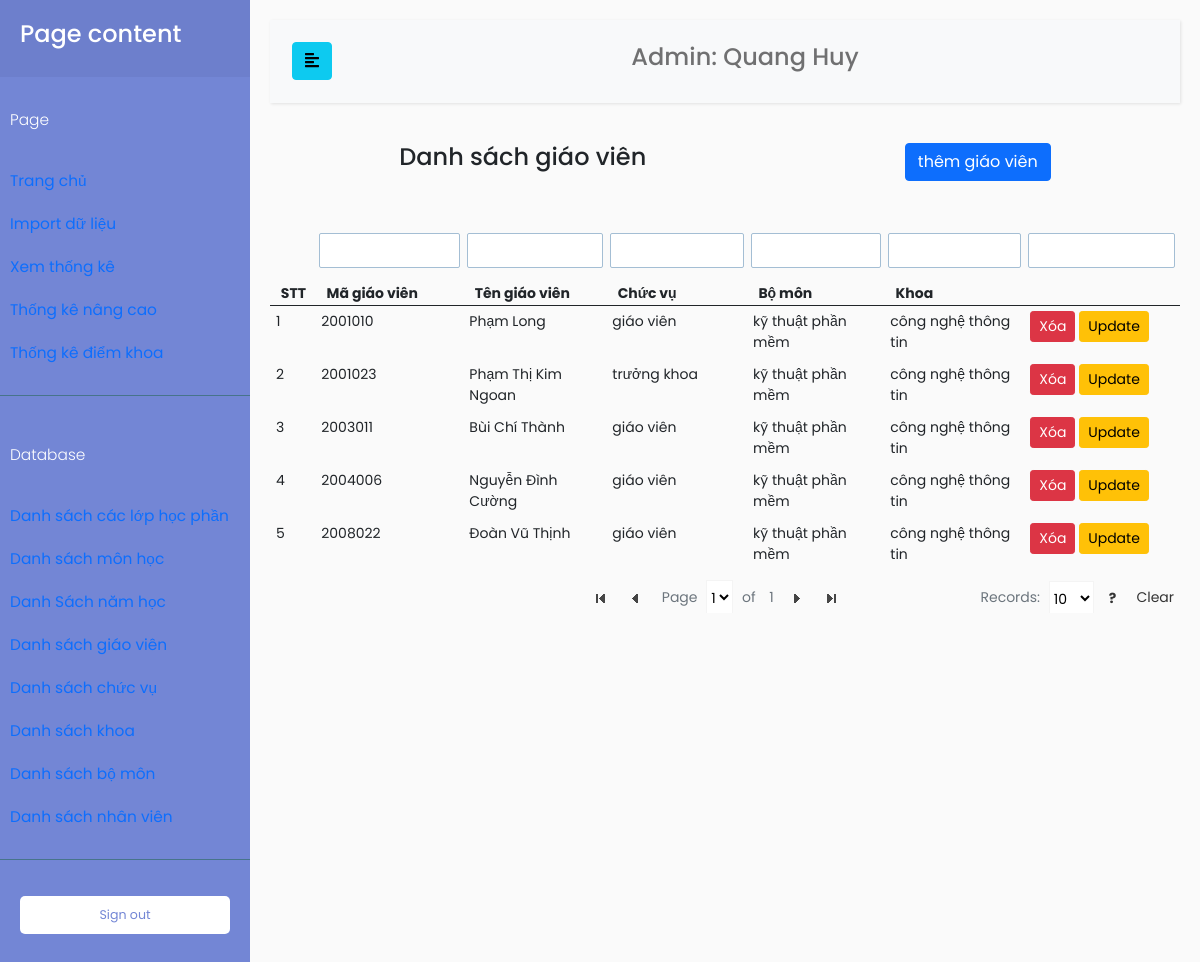
The app's page /index.php?TenChucVu=admin&page=DBGiaoVien (signed in) with its own data.
### tables this page shows
CREATE TABLE `nhanvien` (
  `MaNhanVien` varchar(100) NOT NULL,
  `TenNhanVien` varchar(100) NOT NULL,
  `MatKhau` varchar(100) NOT NULL,
  `MaChucVu` int(11) NOT NULL
);

CREATE TABLE `giaovien` (
  `MaGiaoVien` int(11) NOT NULL,
  `TenGiaoVien` varchar(100) NOT NULL,
  `MatKhau` varchar(100) NOT NULL,
  `MaChucVu` int(11) NOT NULL,
  `MaBoMon` int(11) NOT NULL
);

CREATE TABLE `bomon` (
  `MaBoMon` int(11) NOT NULL,
  `MaKhoa` int(11) NOT NULL,
  `TenBoMon` varchar(100) NOT NULL
);

CREATE TABLE `khoa` (
  `MaKhoa` int(11) NOT NULL,
  `TenKhoa` varchar(100) NOT NULL
);

### database/DBController.php (called while the page is built, shortened)
<?php
class DBController
{
    protected $host = 'localhost';
    protected $user = 'root';
    protected $password = '';
    protected $database = 'quanlydanhgia';
    public function __construct()
    {
        $this->con = mysqli_connect($this->host, $this->user, $this->password, $this->database);
    }
}

### function.php (called while the page is built, shortened)
<?php
require('database/DBController.php');
require('database/Account.php');
require('database/InfoSmallTable.php');
$db = new DBController();
$account = new Account($db);
$infoSmallTable = new InfoSmallTable($db);

### database/Account.php (called while the page is built, shortened)
<?php
class Account
{
    public $db = null;
    public function __construct(DBController $db)
    {
        $this->db = $db;
    }
    public function getTenNhanVien($userID, $table = 'giaovien', $key = 'MaGiaoVien')
    {
        $result = $this->db->con->query("SELECT TenNhanVien FROM $table as tb JOIN chucvu on tb.MaChucVu = chucvu.MaChucVu WHERE $key = '{$userID}'");
        $resultArray = array();
        if ($result->num_rows > 0) {
            while ($row = $result->fetch_assoc()) {
                $resultArray[] = $row;
            }
        }
        return $resultArray[0]['TenNhanVien'];
    }
}

### database/InfoSmallTable.php (called while the page is built, shortened)
<?php
class InfoSmallTable
{
    public $db = null;
    public function __construct(DBController $db)
    {
        $this->db = $db;
    }
    public function getThongTinBang($table = 'Khoa')
    {
        $result = $this->db->con->query("SELECT * FROM {$table}");
        $resultArr = array();
        while ($row = mysqli_fetch_array($result, MYSQLI_ASSOC)) {
            $resultArr[] = $row;
        }
        return $resultArr;
    }
    public function getThongTinBoMon($maBoMon, $thongTin = 'TenBoMon')
    {
        $result = $this->db->con->query("SELECT * FROM BoMon WHERE MaBoMon = '{$maBoMon}'");
        $resultArr = array();
        while ($row = mysqli_fetch_array($result, MYSQLI_ASSOC)) {
            $resultArr[] = $row;
        }
        return $resultArr[0][$thongTin];
    }
    public function getTenKhoa($maKhoa)
    {
        $result = $this->db->con->query("SELECT TenKhoa FROM Khoa WHERE MaKhoa = '{$maKhoa}'");
        $resultArr = array();
        while ($row = mysqli_fetch_array($result, MYSQLI_ASSOC)) {
            $resultArr[] = $row;
        }
        return $resultArr[0]['TenKhoa'];
    }
    public function getTenChucVu($maChucVu)
    {
        $result = $this->db->con->query("SELECT * FROM chucvu WHERE MaChucVu = '{$maChucVu}'");
        $resultArr = array();
        while ($row = mysqli_fetch_array($result, MYSQLI_ASSOC)) {
            $resultArr[] = $row;
        }
        return $resultArr;
    }
}

### page/admin/DBControl/DBGiaoVien.php (the view, shortened to what this page needs)
<?php
if ($_GET["TenChucVu"] === 'admin') {
    $giaoVien = $infoSmallTable->getThongTinBang("GiaoVien");
    $stt = 1;
}
?>
<div>
    <div class="pb-5 d-flex justify-content-around">
        <div>
            <h4>Danh sách giáo viên</h4>
        </div>
        <div><a href="index.php?TenChucVu=<?php echo $tenChucVu; ?>&page=themGiaoVien" class="btn btn-primary">thêm giáo viên</a></div>
    </div>
    <table class="tfilter table table-hover">
        <thead>
            <tr>
                <th>STT</th>
                <th>Mã giáo viên</th>
                <th>Tên giáo viên</th>
                <th>Chức vụ</th>
                <th>Bộ môn</th>
                <th>Khoa</th>
                <th colspan="2"></th>
            </tr>
        </thead>
        <tbody>
            <?php foreach ($giaoVien as $item) : ?>
                <form action="" method="post">
                    <tr>
                        <td>
                            <?php
                            echo $stt;
                            $stt++;
                            ?>
                        </td>
                        <td>
                            <?php
                            echo $item['MaGiaoVien'];
                            ?>
                        </td>
                        <td>
                            <?php
                            echo $item['TenGiaoVien'];
                            ?>
                        </td>
                        <td>
                            <?php
                            $tenChucVugiaoVien = $infoSmallTable->getTenChucVu($item['MaChucVu']);
                            $tenChucVugiaoVien = $tenChucVugiaoVien[0]['TenChucVu'];
                            if ($tenChucVugiaoVien === 'giaovien') {
                                echo "giáo viên";
                            } elseif ($tenChucVugiaoVien === 'truongbomon') {
                                echo "trưởng bộ môn";
                            } elseif ($tenChucVugiaoVien === 'truongkhoa') {
                                echo "trưởng khoa";
                            }
                            ?>
                        </td>
                        <td>
                            <?php
                            $tenBoMon = $infoSmallTable->getThongTinBoMon($item['MaBoMon'], 'TenBoMon');
                            echo $tenBoMon;
                            ?>
                        </td>
                        <td>
                            <?php
                            $maKhoa = $infoSmallTable->getThongTinBoMon($item['MaBoMon'], 'MaKhoa');
                            $tenKhoa = $infoSmallTable->getTenKhoa($maKhoa);
                            echo $tenKhoa;
                            ?>
                        </td>
                        <td>
                            <input type="submit" name="submitXoaGV" value="Xóa" class="btn btn-sm btn-danger">
                            <a href="index.php?TenChucVu=<?php echo $tenChucVu; ?>&page=updateGV&MaGiaoVien=<?php echo $item['MaGiaoVien']; ?>" class="btn btn-sm btn-warning">Update</a>
                        </td>
                    </tr>
                </form>
            <?php endforeach; ?>
        </tbody>
    </table>
</div>

### index.php (shortened to what this page needs)
<!doctype html>
<html lang="en">
<head>
    <link href="https://cdn.jsdelivr.net/npm/bootstrap@5.0.0-beta3/dist/css/bootstrap.min.css" rel="stylesheet">
    <link rel="stylesheet" href="//code.jquery.com/ui/1.12.1/themes/base/jquery-ui.css">
    <link href="https://ajax.googleapis.com/ajax/libs/jqueryui/1.12.1/themes/base/jquery-ui.css" rel="stylesheet" type="text/css" />
    <link href="css/dashboard.css" rel="stylesheet">
    <link href="css/customTable.css" rel="stylesheet">
    <link rel="stylesheet" href="css/sidebar.css">
</head>
<?php
require('function.php');
if ($_GET["TenChucVu"]) {
    $tenChucVu = $_GET["TenChucVu"];
}
if (isset($_GET["page"])) {
    $page = $_GET["page"];
}
$tenGiaoVien = NULL;
if ($tenChucVu === 'admin' || $tenChucVu === 'nhanvien') {
    if ($tenChucVu === 'admin') {
        $tenCV = "Admin";
    }
    $tenGiaoVien = $account->getTenNhanVien($_SESSION['MaDangNhap'], 'NhanVien', 'MaNhanVien');
}
?>
<body>
    <div class="wrapper">
        <nav id="sidebar">
            <div class="sidebar-header">
                <h4>Page content</h4>
            </div>
            <ul class="list-unstyled components">
                <p>Page</p>
                <li class="nav-item">
                    <a class="nav-link active" aria-current="page" href="index.php?TenChucVu=<?php echo $tenChucVu; ?>">
                        Trang chủ
                    </a>
                </li>
                <?php if ($tenChucVu === 'admin') : ?>
                    <li class="nav-item">
                        <a class="nav-link" href="index.php?TenChucVu=<?php echo $tenChucVu; ?>&page=data">
                            Import dữ liệu
                        </a>
                    </li>
                    <li class="nav-item">
                        <a class="nav-link" href="index.php?TenChucVu=<?php echo $tenChucVu; ?>&page=calculate">
                            Xem thống kê
                        </a>
                    </li>
                    <li class="nav-item">
                        <a class="nav-link" href="index.php?TenChucVu=<?php echo $tenChucVu; ?>&page=thongkenangcao">
                            Thống kê nâng cao
                        </a>
                    </li>
                <?php endif; ?>
                <?php if ($tenChucVu === 'truongkhoa' || $tenChucVu === 'admin') : ?>
                    <li class="nav-item">
                        <a href="index.php?TenChucVu=<?php echo $tenChucVu; ?>&page=ThongKeDiemKhoa" class=" nav-link">Thống kê điểm khoa</a>
                    </li>
                <?php endif; ?>
            </ul>
            <?php if ($tenChucVu === 'admin') : ?>
                <ul class="list-unstyled components">
                    <p>Database</p>
                    <li class="nav-item">
                        <a href="index.php?TenChucVu=<?php echo $tenChucVu; ?>&page=DBlopHocPhan" class=" nav-link">Danh sách các lớp học phần</a>
                    </li>
                    <li class="nav-item">
                        <a href="index.php?TenChucVu=<?php echo $tenChucVu; ?>&page=DBMonHoc" class=" nav-link">Danh sách môn học</a>
                    </li>
                    <li>
                        <a href="index.php?TenChucVu=<?php echo $tenChucVu; ?>&page=DBNamHoc" class=" nav-link">Danh Sách năm học</a>
                    </li>
                    <li class="nav-item">
                        <a href="index.php?TenChucVu=<?php echo $tenChucVu; ?>&page=DBGiaoVien" class=" nav-link">Danh sách giáo viên</a>
                    </li>
                    <li class="nav-item">
                        <a href="index.php?TenChucVu=<?php echo $tenChucVu; ?>&page=DBChucVu" class=" nav-link">Danh sách chức vụ</a>
                    </li>
                    <li class="nav-item">
                        <a href="index.php?TenChucVu=<?php echo $tenChucVu; ?>&page=DBKhoa" class=" nav-link">Danh sách khoa</a>
                    </li>
                    <li class="nav-item">
                        <a href="index.php?TenChucVu=<?php echo $tenChucVu; ?>&page=DBBoMon" class=" nav-link">Danh sách bộ môn</a>
                    </li>
                    <li class="nav-item">
                        <a href="index.php?TenChucVu=<?php echo $tenChucVu; ?>&page=DBNhanVien" class=" nav-link">Danh sách nhân viên</a>
                    </li>
                </ul>
            <?php endif; ?>
            <ul class="list-unstyled CTAs">
                <li>
                    <a href="login.php" class="download">Sign out </a>
                </li>
            </ul>
        </nav>
        <div id="content">
            <nav class="navbar navbar-expand-lg navbar-light bg-light">
                <div class="container-fluid">
                    <button type="button" id="sidebarCollapse" class="btn btn-info">
                        <i class="fas fa-align-left"></i>
                    </button>
                    <div class="collapse navbar-collapse" id="navbarSupportedContent">
                        <ul class="nav navbar-nav m-auto">
                            <li class="nav-item">
                                <h4><a class="nav-link" href="#"><?php echo $tenCV . ": " . $tenGiaoVien; ?></a></h4>
                            </li>
                        </ul>
                    </div>
                </div>
            </nav>
            <?php
            if (isset($page)) {
                switch ($page) {
                    case 'DBGiaoVien':
                        include('page/admin/DBControl/DBGiaoVien.php');
                        break;
                }
            }
            ?>
        </div>
    </div>
</body>
</html>

### css/dashboard.css (style rules this page uses)
body { font-size: .875rem; }

### css/sidebar.css (style rules this page uses)
body { font-family: 'Poppins', sans-serif; background: #fafafa; }
p { font-family: 'Poppins', sans-serif; font-size: 1.1em; font-weight: 300; line-height: 1.7em; color: #999; }
a, a:hover, a:focus { color: inherit; text-decoration: none; transition: all 0.3s; }
.navbar { padding: 15px 10px; background: #fff; border: none; border-radius: 0; margin-bottom: 40px; box-shadow: 1px 1px 3px rgba(0, 0, 0, 0.1); }
.wrapper { display: flex; width: 100%; align-items: stretch; }
#sidebar { min-width: 250px; max-width: 250px; background: #7386D5; color: #fff; transition: all 0.3s; }
#sidebar .sidebar-header { padding: 20px; background: #6d7fcc; }
#sidebar ul.components { padding: 20px 0; border-bottom: 1px solid #47748b; }
#sidebar ul p { color: #fff; padding: 10px; }
#sidebar ul li a { padding: 10px; font-size: 1.1em; display: block; }
ul.CTAs { padding: 20px; }
ul.CTAs a { text-align: center; font-size: 0.9em !important; display: block; border-radius: 5px; margin-bottom: 5px; }
a.download { background: #fff; color: #7386D5; }
#content { width: 100%; padding: 20px; min-height: 100vh; transition: all 0.3s; }

### js/tablefilter/style/tablefilter.css (style rules this page uses)
table.TF { font-family:inherit;border-spacing:0;border:0; }
table.TF th { height:35px;margin:0;background-color:#eaeaea;border-bottom:1px solid #ccc;border-top:1px solid #f4f4f4;border-left:1px solid #ccc;border-right:1px solid #f4f4f4;padding:.1em .7em;color:#333; }
table.TF th:last-child { border-right:1px solid #ccc }
table.TF td { margin:0;padding:.5em .7em;border-bottom:1px solid #c6c6c6;text-overflow:ellipsis }

### js/tablefilter/style/themes/transparent/transparent.css (style rules this page uses)
table.TF { padding:0;color:inherit;border-right:1px solid transparent;border-top:1px solid transparent;border-left:1px solid transparent;border-bottom:0; }
table.TF th { margin:0;color:inherit;background-color:transparent;border-color:transparent;border-width:1px;border-style:solid; }
table.TF th:last-child { border-right:1px solid transparent }
table.TF td { margin:0;padding:5px;color:inherit;border-bottom:1px solid transparent;border-left:0;border-top:0;border-right:0 }

### records on screen
nhanvien: TenNhanVien "Quang Huy"
giaovien: MaGiaoVien "2001010", TenGiaoVien "Phạm Long", shows "giáo viên", MaBoMon.TenBoMon "kỹ thuật phần mềm", MaBoMon.TenKhoa "công nghệ thông tin"
giaovien: MaGiaoVien "2001023", TenGiaoVien "Phạm Thị Kim Ngoan", shows "trưởng khoa", MaBoMon.TenBoMon "kỹ thuật phần mềm", MaBoMon.TenKhoa "công nghệ thông tin"
giaovien: MaGiaoVien "2003011", TenGiaoVien "Bùi Chí Thành", shows "giáo viên", MaBoMon.TenBoMon "kỹ thuật phần mềm", MaBoMon.TenKhoa "công nghệ thông tin"
giaovien: MaGiaoVien "2004006", TenGiaoVien "Nguyễn Đình Cường", shows "giáo viên", MaBoMon.TenBoMon "kỹ thuật phần mềm", MaBoMon.TenKhoa "công nghệ thông tin"
giaovien: MaGiaoVien "2008022", TenGiaoVien "Đoàn Vũ Thịnh", shows "giáo viên", MaBoMon.TenBoMon "kỹ thuật phần mềm", MaBoMon.TenKhoa "công nghệ thông tin"

### other values on screen
$tenCV "Admin"
